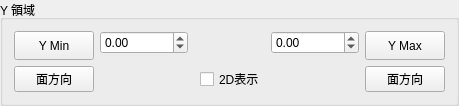
               <widget class="QGroupBox" name="groupBox_ClipY">
                <property name="title">
                 <string>Y 領域</string>
                </property>
                <layout class="QGridLayout" name="gridLayout_11">
                 <item row="1" column="4">
                  <widget class="QDoubleSpinBox" name="doubleSpinBox_ClipYMax">
                   <property name="sizePolicy">
                    <sizepolicy hsizetype="MinimumExpanding" vsizetype="Fixed">
                     <horstretch>0</horstretch>
                     <verstretch>0</verstretch>
                    </sizepolicy>
                   </property>
                   <property name="minimum">
                    <double>-99999999.000000000000000</double>
                   </property>
                   <property name="maximum">
                    <double>99999999.000000000000000</double>
                   </property>
                  </widget>
                 </item>
                 <item row="1" column="3">
                  <spacer name="horizontalSpacer_ClipY">
                   <property name="orientation">
                    <enum>Qt::Horizontal</enum>
                   </property>
                   <property name="sizeHint" stdset="0">
                    <size>
                     <width>0</width>
                     <height>20</height>
                    </size>
                   </property>
                  </spacer>
                 </item>
                 <item row="1" column="1">
                  <widget class="QDoubleSpinBox" name="doubleSpinBox_ClipYMin">
                   <property name="sizePolicy">
                    <sizepolicy hsizetype="MinimumExpanding" vsizetype="Fixed">
                     <horstretch>0</horstretch>
                     <verstretch>0</verstretch>
                    </sizepolicy>
                   </property>
                   <property name="minimum">
                    <double>-99999999.000000000000000</double>
                   </property>
                   <property name="maximum">
                    <double>99999999.000000000000000</double>
                   </property>
                  </widget>
                 </item>
                 <item row="2" column="1" colspan="4">
                  <widget class="RangeSlider" name="horizontalSlider_ClipY" native="true">
                   <property name="sizePolicy">
                    <sizepolicy hsizetype="Preferred" vsizetype="Preferred">
                     <horstretch>0</horstretch>
                     <verstretch>0</verstretch>
                    </sizepolicy>
                   </property>
                   <property name="sizeIncrement">
                    <size>
                     <width>0</width>
                     <height>0</height>
                    </size>
                   </property>
                  </widget>
                 </item>
                 <item row="3" column="0">
                  <widget class="QPushButton" name="pushButton_ClipYMinView">
                   <property name="sizePolicy">
                    <sizepolicy hsizetype="Fixed" vsizetype="Fixed">
                     <horstretch>0</horstretch>
                     <verstretch>0</verstretch>
                    </sizepolicy>
                   </property>
                   <property name="text">
                    <string>面方向</string>
                   </property>
                  </widget>
                 </item>
                 <item row="3" column="5">
                  <widget class="QPushButton" name="pushButton_ClipYMaxView">
                   <property name="sizePolicy">
                    <sizepolicy hsizetype="Fixed" vsizetype="Fixed">
                     <horstretch>0</horstretch>
                     <verstretch>0</verstretch>
                    </sizepolicy>
                   </property>
                   <property name="layoutDirection">
                    <enum>Qt::RightToLeft</enum>
                   </property>
                   <property name="text">
                    <string>面方向</string>
                   </property>
                  </widget>
                 </item>
                 <item row="1" column="0" rowspan="2">
                  <widget class="QPushButton" name="pushButton_ClipYMin">
                   <property name="sizePolicy">
                    <sizepolicy hsizetype="Fixed" vsizetype="Preferred">
                     <horstretch>0</horstretch>
                     <verstretch>0</verstretch>
                    </sizepolicy>
                   </property>
                   <property name="layoutDirection">
                    <enum>Qt::LeftToRight</enum>
                   </property>
                   <property name="text">
                    <string>Y Min</string>
                   </property>
                   <property name="checkable">
                    <bool>true</bool>
                   </property>
                  </widget>
                 </item>
                 <item row="1" column="5" rowspan="2">
                  <widget class="QPushButton" name="pushButton_ClipYMax">
                   <property name="sizePolicy">
                    <sizepolicy hsizetype="Fixed" vsizetype="Preferred">
                     <horstretch>0</horstretch>
                     <verstretch>0</verstretch>
                    </sizepolicy>
                   </property>
                   <property name="layoutDirection">
                    <enum>Qt::RightToLeft</enum>
                   </property>
                   <property name="text">
                    <string>Y Max</string>
                   </property>
                   <property name="checkable">
                    <bool>true</bool>
                   </property>
                  </widget>
                 </item>
                 <item row="3" column="3">
                  <layout class="QHBoxLayout" name="horizontalLayout_42">
                   <property name="leftMargin">
                    <number>0</number>
                   </property>
                   <item>
                    <widget class="QCheckBox" name="checkBox_ClipY2d">
                     <property name="sizePolicy">
                      <sizepolicy hsizetype="Fixed" vsizetype="Fixed">
                       <horstretch>0</horstretch>
                       <verstretch>0</verstretch>
                      </sizepolicy>
                     </property>
                     <property name="text">
                      <string>2D表示</string>
                     </property>
                     <property name="checkable">
                      <bool>true</bool>
                     </property>
                    </widget>
                   </item>
                  </layout>
                 </item>
                </layout>
               </widget>
